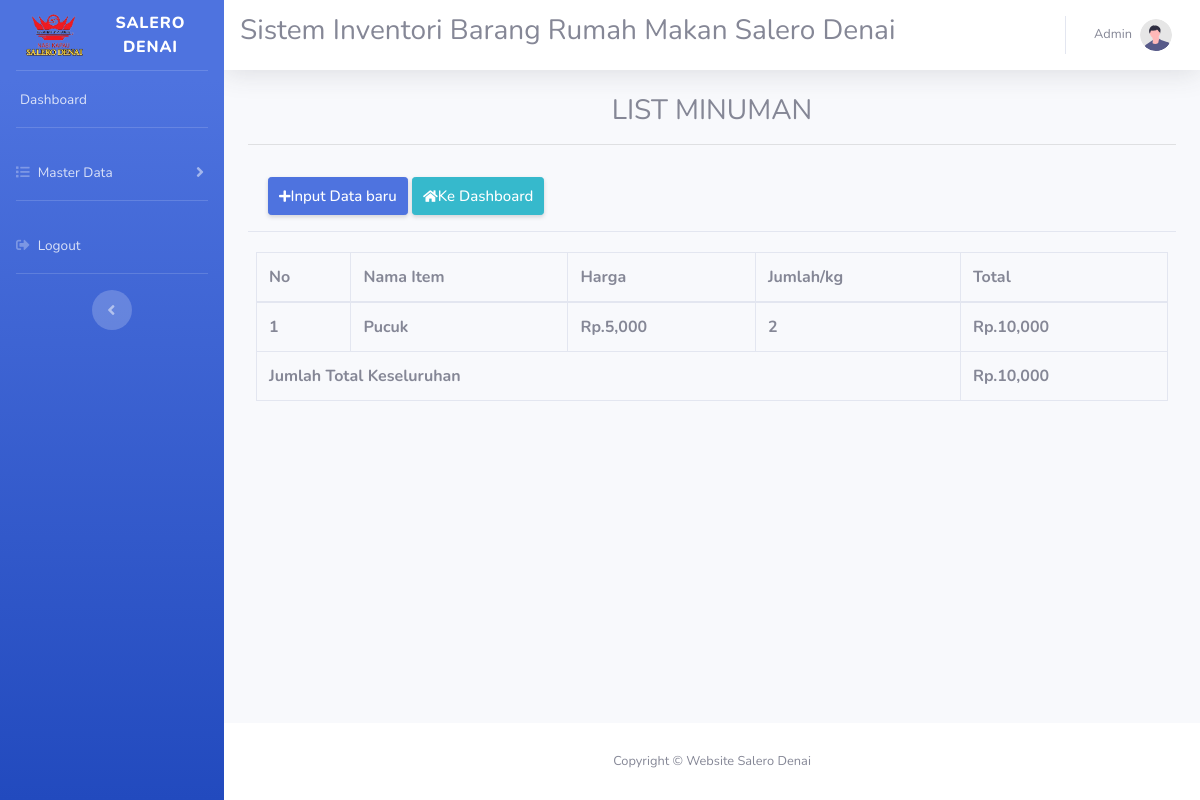
The app's page /listminum.php with its own data.
### tables this page shows
CREATE TABLE `minuman` (
  `nama_item` varchar(20) NOT NULL,
  `hargaperkg` int(11) DEFAULT NULL,
  `jumlah` varchar(20) DEFAULT NULL,
  `total` int(11) DEFAULT NULL
);

### listminum.php (the view, shortened to what this page needs)
<!DOCTYPE html>
<html lang="en">
<head>
    <link href="./assets/vendor/fontawesome-free/css/all.min.css" rel="stylesheet" type="text/css">
    <link href="./assets/css/sb-admin-2.min.css" rel="stylesheet">
    <link rel='stylesheet' href='https://cdn-uicons.flaticon.com/2.0.0/uicons-regular-rounded/css/uicons-regular-rounded.css'>
</head>
<body id="page-top">
    <div id="wrapper">
        <ul class="navbar-nav bg-gradient-primary sidebar sidebar-dark accordion" id="accordionSidebar">
            <a class="sidebar-brand d-flex align-items-center justify-content-center" href="index.php">
                <img src="./assets/img/logo-remove.png" alt="" width ="40%">
                <div class="sidebar-brand-text mx-2">Salero Denai <sup></sup></div>
            </a>
            <hr class="sidebar-divider my-0">
            <li class="nav-item">
                <a class="nav-link" href="index.php">
                    <span>Dashboard</span></a>
            </li>
            <hr class="sidebar-divider">
            <li class="nav-item">
                <a class="nav-link collapsed" href="#" data-toggle="collapse" data-target="#collapseTwo"
                    aria-expanded="true" aria-controls="collapseTwo">
                    <i class="fas fa-list"></i>
                    <span>Master Data</span>
                </a>
            </li>
            <hr class="sidebar-divider">
            <li class="nav-item">
                <a class="nav-link" href="login.php">
                    <i class="fas fa-sign-out-alt"></i>
                    <span>Logout</span></a>
            </li>
            <hr class="sidebar-divider d-none d-md-block">
            <div class="text-center d-none d-md-inline">
                <button class="rounded-circle border-0" id="sidebarToggle"></button>
            </div>
        </ul>
        <div id="content-wrapper" class="d-flex flex-column">
            <div id="content">
                <nav class="navbar navbar-expand navbar-light bg-white topbar mb-4 static-top shadow">
                <marquee><h3>Sistem Inventori Barang Rumah Makan Salero Denai</h3></marquee>
                    <ul class="navbar-nav ml-auto">
                        <li class="nav-item dropdown no-arrow">
                            <a class="nav-link dropdown-toggle" href="#" id="userDropdown" role="button"
                                data-toggle="dropdown" aria-haspopup="true" aria-expanded="false">
                                <span class="mr-2 d-none d-lg-inline text-gray-600 small">Admin</span>
                                <img class="img-profile rounded-circle"
                                    src="./assets/img/undraw_profile.svg">
                            </a>
                        </li>
                    </ul>
                </nav>
                <div class="container-fluid">
                    <h3 class="text-center blue">LIST MINUMAN</h3>
                    <hr>
                        <div class="card-header py-3">
                            <a href="minum.php" class="d-none d-sm-inline-block btn btn-sm btn-primary shadow-sm"
                                style="padding: 7px 10px; font-weight: 500; font-size: 15px;">
                                <i class="fas fa-plus fa-sm text-white"></i>Input Data baru</a>
                                <a href="index.php" class="d-none d-sm-inline-block btn btn-sm btn-info shadow-sm"
                                style="padding: 7px 10px; font-weight: 500; font-size: 15px;">
                                <i class="fas fa-home fa-sm text-white"></i>Ke Dashboard</a>
                            </div>
                        <div class="row">
                             <div class="card-body">
                                        <div class="table-responsive">
                                                <table class="table table-bordered" id="dataTable" width="100%" cellspacing="0">
                                                        <thead>
                                                            <tr>
                                                                <th>No</th>
                                                                <th>Nama Item</th>
                                                                <th>Harga</th>
                                                                <th>Jumlah/kg</th>
                                                                <th>Total</th>
                                                            </tr>
                                                        </thead>
                                                        <?php
                                                        include 'koneksi.php';
                                                            $no = 1;
                                                            $total = 0;
                                                            $data = mysqli_query($db, "SELECT * FROM minuman");
                                                                while($d = mysqli_fetch_array($data)){
                                                                    $total += $d["total"];
                                                            ?>
                                                            <tr>
                                                                <th><?php echo $no++; ?></th>
                                                                <th><?php echo $d['nama_item']; ?></th>
                                                                <th>Rp.<?php echo number_format ($d['hargaperkg']);?></th>
                                                                <th><?php echo $d['jumlah'];?></th>
                                                                <th>Rp.<?php echo number_format ($d['total']);?></th>
                                                            </tr>
                                                            <?php
                                                                }
                                                            ?>
                                                                <tr>
                                                                    <td colspan = "4"><b>Jumlah Total Keseluruhan</b></td>
                                                                    <td><b>Rp.<?php echo number_format($total);?></b></td>
                                                                </tr>
                                                </table>
                                        </div>
                                </div>
                        </div>
                </div>
            </div>
            <footer class="sticky-footer bg-white">
                <div class="container my-auto">
                    <div class="copyright text-center my-auto">
                        <span>Copyright &copy; Website Salero Denai</span>
                    </div>
                </div>
            </footer>
        </div>
    </div>
</body>
</html>

### records on screen
minuman: nama_item "Pucuk", hargaperkg "5,000", jumlah "2", total "10,000"

### other values on screen
$total "10,000"
